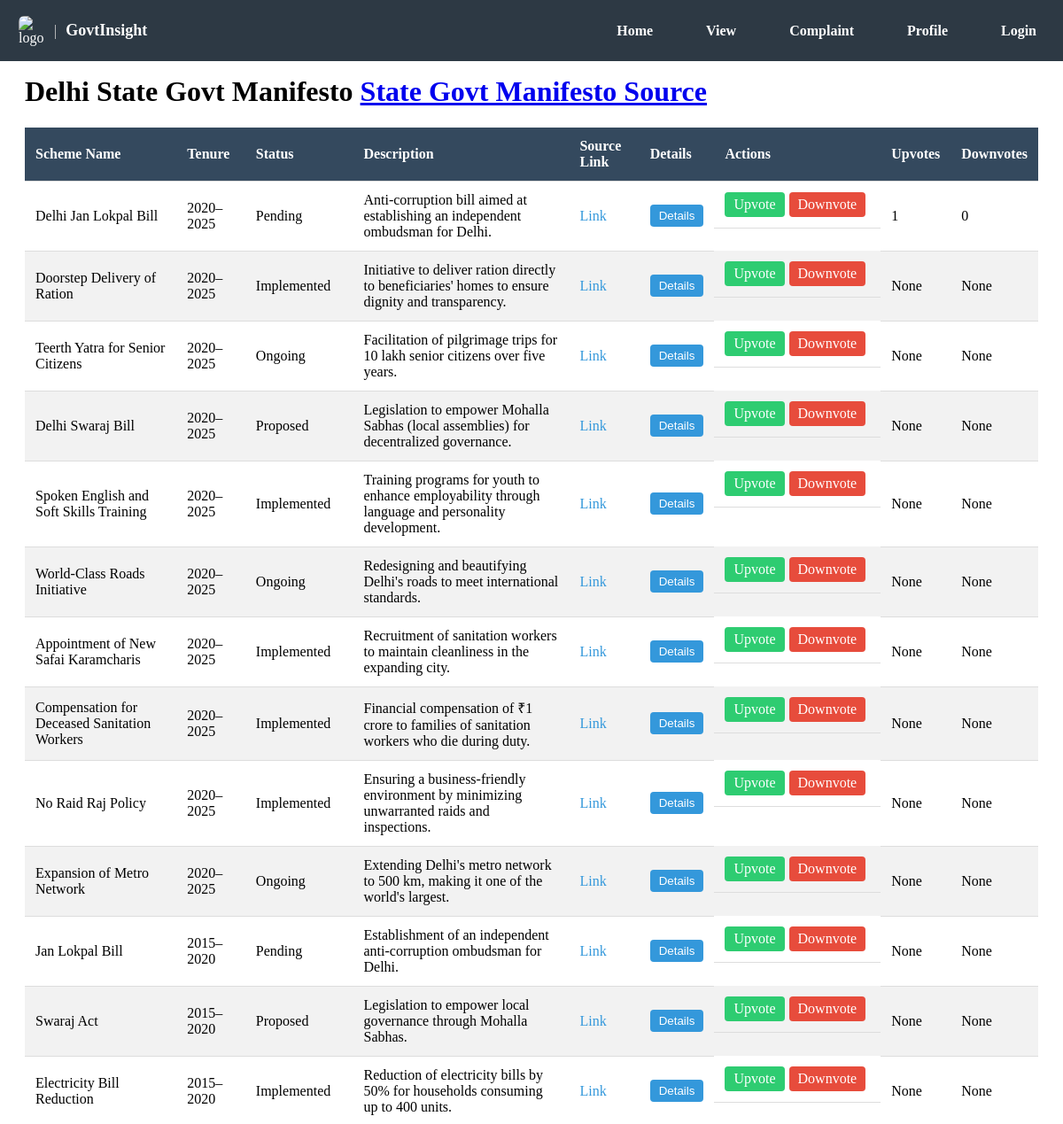
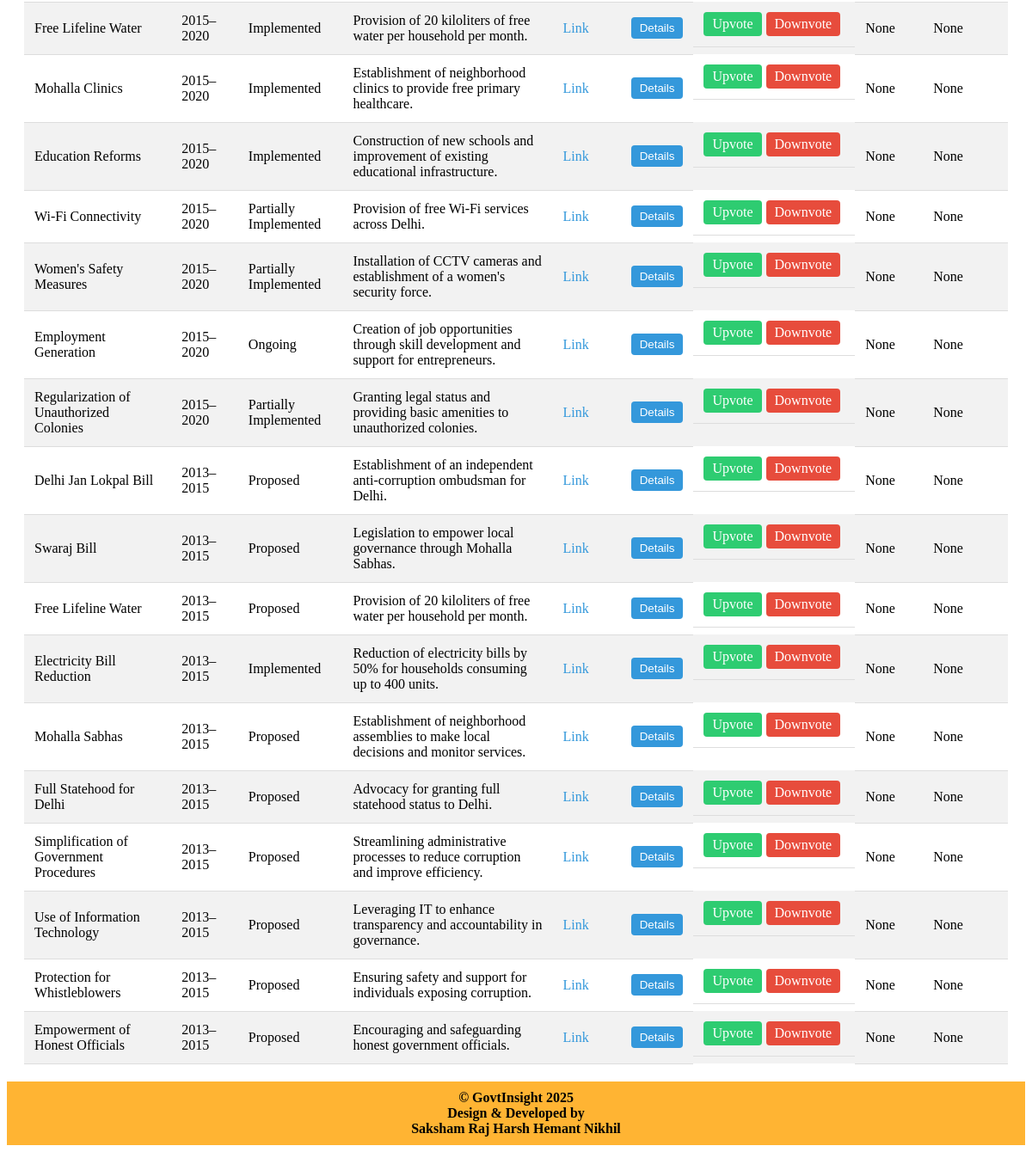
Screenshot of /State-Govt with the database file from the repository (2 pictures, top to bottom).
### model.py (models this page shows)
class Manifesto(db.Model):
    scheme_id = db.Column(db.Integer, primary_key=True)
    scheme_name = db.Column(db.String(150), nullable=False)
    description = db.Column(db.String(150))
    scheme_type = db.Column(db.String(150))  # central or state
    start_year = db.Column(db.Integer)
    end_year = db.Column(db.Integer)
    status = db.Column(db.String(150))
    source_link = db.Column(db.String(150))
    tenure=db.Column(db.String(150))
    votes = db.relationship('Votes', backref='scheme', lazy=True)
    complaints = db.relationship('Complaint', backref='scheme', lazy=True)
    reports = db.relationship('Reports', backref='scheme', lazy=True, uselist=False)

### app.py (the view)
@app.route('/State-Govt')
def stategov():
    manifestos = Manifesto.query.filter_by(scheme_type='state').all()
    results = db.session.query(
        Manifesto.scheme_id,
        Manifesto.scheme_name,
        Manifesto.tenure,
        Manifesto.status,
        Manifesto.description,
        func.sum(Votes.upvote).label('total_upvotes'),
        func.sum(Votes.downvote).label('total_downvotes')
    ).outerjoin(Votes, Votes.scheme_id == Manifesto.scheme_id)\
     .filter(Manifesto.scheme_type == 'state')\
     .group_by(Manifesto.scheme_id).all()
    return render_template('stategov.html',results=results)

### templates/stategov.html (shortened to what this page needs)
<!DOCTYPE html>
<html lang="en">
<head>
  <link rel="stylesheet" href="{{ url_for('static', filename='css/cengov.css') }}">
  <link rel="stylesheet" href="{{ url_for('static', filename='css/header.css') }}">
  <link rel="stylesheet" href="{{ url_for('static', filename='css/footer.css') }}">
</head>
<header>
  <img
    src="https://i.ibb.co/wZVPystV/Party-Manifesto-and-Govt-Schemes-Implementation-Status-Check-20250327-180457-0000.png"
    alt="logo"
  />
  <span style="color: lightgrey;">|</span>
  <p>GovtInsight</p>
  <ul id="navMenu" class="nav-menu">
    <li><a href="{{ url_for('home') }}">Home</a></li>
    <li><a href="{{ url_for('view') }}">View</a></li>
    <li><a href="{{ url_for('complaint') }}">Complaint</a></li>
    <li><a href="{{ url_for('profile') }}">Profile</a></li>
    <li><a href="{{ url_for('login') }}">Login</a></li>
  </ul>
</header>
<body>
  <br>
  <br>
  <div class="container">
    <h1>Delhi State Govt Manifesto  <a href="#"> State Govt Manifesto Source</a></h1>
    <div class="manifesto-list">
      <table>
        <thead>
          <tr>
            <th>Scheme Name</th>
            <th>Tenure</th>
            <th>Status</th>
            <th>Description</th>
            <th>Source Link</th>
            <th>Details</th>
            <th>Actions</th>
            <th>Upvotes</th>
            <th>Downvotes</th>
          </tr>
        </thead>
        <tbody>
          {% for state in results %}
          <tr>
            <td>{{ state.scheme_name }}</td>
            <td>{{ state.tenure }}</td>
            <td>{{ state.status }}</td>
            <td>{{ state.description }}</td>
            <td><a href="{{ state.source_link }}" target="_blank">Link</a></td>
            <td>
              <button class="details-btn" onclick="showDetails('{{ state.description }}')">Details</button>
            </td>
            <td class="actions">
              <a href="{{ url_for('upvote', scheme_id=state.scheme_id) }}">Upvote</a>
              <a href="{{ url_for('downvote', scheme_id=state.scheme_id) }}">Downvote</a>
            </td>
            <td>{{ state.total_upvotes }}</td>
            <td>{{ state.total_downvotes }}</td>
          </tr>
          {% endfor %}
        </tbody>
      </table>
    </div>
  </div>
  <footer>
    <p>&copy; GovtInsight 2025</p>
    <p>Design & Developed by</p>
    <p>Saksham Raj Harsh Hemant Nikhil</p>
  </footer>
</body>
</html>

### static/css/Cengov.css (style rules this page uses)
header { display: flex; justify-content: space-between; align-items: center; background-color: #2c3e50; padding: 10px 20px; color: #fff; }
header img { max-width: 150px; }
header ul { list-style: none; display: flex; gap: 15px; }
header ul li { margin: 0; }
header ul li a { text-decoration: none; color: #fff; font-size: 16px; }
.container { padding: 20px; }
.manifesto-list table { width: 100%; border-collapse: collapse; margin-top: 20px; }
.manifesto-list table th, .manifesto-list table td { padding: 12px; text-align: left; border-bottom: 1px solid #ddd; }
.manifesto-list table th { background-color: #34495e; color: #fff; }
.manifesto-list table tr:nth-child(even) { background-color: #f2f2f2; }
.manifesto-list table td a { color: #3498db; text-decoration: none; }
.details-btn { text-decoration: none; padding: 5px 10px; background-color: #3498db; color: white; border: none; cursor: pointer; border-radius: 4px; }
.actions { display: flex; align-items: center; }
.actions a { text-decoration: none !important; padding: 5px 10px; background-color: #2ecc71; color: white !important; border-radius: 4px; text-decoration: none; margin-right: 5px; }
.actions a:last-child { background-color: #e74c3c; }
footer { background-color: #ffb433; padding: 10px; text-align: center; font-weight: bold; position: relative; margin: 0; }
footer p { margin: 0; }

### static/css/Header.css (style rules this page uses)
header { margin: 0; top: 0; left: 0; padding: 6px; width: 100%; max-width: 100%; position: fixed; z-index: 1; display: flex; align-items: center; background-color: #2d3944; }
header img { margin-right: 10px; margin-left: 15px; width: 30px; border-radius: 20%; }
header p { display: inline; margin-left: 10px; font-size: 18px; font-weight: bold; color: white; }
header ul li a { text-decoration: none; font-weight: bold; color: white; }
.nav-menu { list-style: none; display: flex; gap: 60px; margin-left: auto; margin-right: 3%; transition: all 0.3s ease-in-out; }

### static/css/Footer.css (style rules this page uses)
footer { position: relative; margin: 0; left: 0; background-color: #ffb433; padding: 10px; text-align: center; font-weight: bold; }

### rows the page displays
Manifesto: scheme_name "Delhi Jan Lokpal Bill", tenure "2020–2025", status "Pending", description "Anti-corruption bill aimed at establishing an independent ombudsman for Delhi.", total_upvotes "1", total_downvotes "0"
Manifesto: scheme_name "Doorstep Delivery of Ration", tenure "2020–2025", status "Implemented", description "Initiative to deliver ration directly to beneficiaries' homes to ensure dignity and transparency.", total_upvotes "None", total_downvotes "None"
Manifesto: scheme_name "Teerth Yatra for Senior Citizens", tenure "2020–2025", status "Ongoing", description "Facilitation of pilgrimage trips for 10 lakh senior citizens over five years.", total_upvotes "None", total_downvotes "None"
Manifesto: scheme_name "Delhi Swaraj Bill", tenure "2020–2025", status "Proposed", description "Legislation to empower Mohalla Sabhas (local assemblies) for decentralized governance.", total_upvotes "None", total_downvotes "None"
Manifesto: scheme_name "Spoken English and Soft Skills Training", tenure "2020–2025", status "Implemented", description "Training programs for youth to enhance employability through language and personality development.", total_upvotes "None", total_downvotes "None"
Manifesto: scheme_name "World-Class Roads Initiative", tenure "2020–2025", status "Ongoing", description "Redesigning and beautifying Delhi's roads to meet international standards.", total_upvotes "None", total_downvotes "None"
Manifesto: scheme_name "Appointment of New Safai Karamcharis", tenure "2020–2025", status "Implemented", description "Recruitment of sanitation workers to maintain cleanliness in the expanding city.", total_upvotes "None", total_downvotes "None"
Manifesto: scheme_name "Compensation for Deceased Sanitation Workers", tenure "2020–2025", status "Implemented", description "Financial compensation of ₹1 crore to families of sanitation workers who die during duty.", total_upvotes "None", total_downvotes "None"
Manifesto: scheme_name "No Raid Raj Policy", tenure "2020–2025", status "Implemented", description "Ensuring a business-friendly environment by minimizing unwarranted raids and inspections.", total_upvotes "None", total_downvotes "None"
Manifesto: scheme_name "Expansion of Metro Network", tenure "2020–2025", status "Ongoing", description "Extending Delhi's metro network to 500 km, making it one of the world's largest.", total_upvotes "None", total_downvotes "None"
Manifesto: scheme_name "Jan Lokpal Bill", tenure "2015–2020", status "Pending", description "Establishment of an independent anti-corruption ombudsman for Delhi.", total_upvotes "None", total_downvotes "None"
Manifesto: scheme_name "Swaraj Act", tenure "2015–2020", status "Proposed", description "Legislation to empower local governance through Mohalla Sabhas.", total_upvotes "None", total_downvotes "None"
Manifesto: scheme_name "Electricity Bill Reduction", tenure "2015–2020", status "Implemented", description "Reduction of electricity bills by 50% for households consuming up to 400 units.", total_upvotes "None", total_downvotes "None"
Manifesto: scheme_name "Free Lifeline Water", tenure "2015–2020", status "Implemented", description "Provision of 20 kiloliters of free water per household per month.", total_upvotes "None", total_downvotes "None"
Manifesto: scheme_name "Mohalla Clinics", tenure "2015–2020", status "Implemented", description "Establishment of neighborhood clinics to provide free primary healthcare.", total_upvotes "None", total_downvotes "None"
Manifesto: scheme_name "Education Reforms", tenure "2015–2020", status "Implemented", description "Construction of new schools and improvement of existing educational infrastructure.", total_upvotes "None", total_downvotes "None"
Manifesto: scheme_name "Wi-Fi Connectivity", tenure "2015–2020", status "Partially Implemented", description "Provision of free Wi-Fi services across Delhi.", total_upvotes "None", total_downvotes "None"
Manifesto: scheme_name "Women's Safety Measures", tenure "2015–2020", status "Partially Implemented", description "Installation of CCTV cameras and establishment of a women's security force.", total_upvotes "None", total_downvotes "None"
Manifesto: scheme_name "Employment Generation", tenure "2015–2020", status "Ongoing", description "Creation of job opportunities through skill development and support for entrepreneurs.", total_upvotes "None", total_downvotes "None"
Manifesto: scheme_name "Regularization of Unauthorized Colonies", tenure "2015–2020", status "Partially Implemented", description "Granting legal status and providing basic amenities to unauthorized colonies.", total_upvotes "None", total_downvotes "None"
Manifesto: scheme_name "Delhi Jan Lokpal Bill", tenure "2013–2015", status "Proposed", description "Establishment of an independent anti-corruption ombudsman for Delhi.", total_upvotes "None", total_downvotes "None"
Manifesto: scheme_name "Swaraj Bill", tenure "2013–2015", status "Proposed", description "Legislation to empower local governance through Mohalla Sabhas.", total_upvotes "None", total_downvotes "None"
Manifesto: scheme_name "Free Lifeline Water", tenure "2013–2015", status "Proposed", description "Provision of 20 kiloliters of free water per household per month.", total_upvotes "None", total_downvotes "None"
Manifesto: scheme_name "Electricity Bill Reduction", tenure "2013–2015", status "Implemented", description "Reduction of electricity bills by 50% for households consuming up to 400 units.", total_upvotes "None", total_downvotes "None"
Manifesto: scheme_name "Mohalla Sabhas", tenure "2013–2015", status "Proposed", description "Establishment of neighborhood assemblies to make local decisions and monitor services.", total_upvotes "None", total_downvotes "None"
Manifesto: scheme_name "Full Statehood for Delhi", tenure "2013–2015", status "Proposed", description "Advocacy for granting full statehood status to Delhi.", total_upvotes "None", total_downvotes "None"
Manifesto: scheme_name "Simplification of Government Procedures", tenure "2013–2015", status "Proposed", description "Streamlining administrative processes to reduce corruption and improve efficiency.", total_upvotes "None", total_downvotes "None"
Manifesto: scheme_name "Use of Information Technology", tenure "2013–2015", status "Proposed", description "Leveraging IT to enhance transparency and accountability in governance.", total_upvotes "None", total_downvotes "None"
Manifesto: scheme_name "Protection for Whistleblowers", tenure "2013–2015", status "Proposed", description "Ensuring safety and support for individuals exposing corruption.", total_upvotes "None", total_downvotes "None"
Manifesto: scheme_name "Empowerment of Honest Officials", tenure "2013–2015", status "Proposed", description "Encouraging and safeguarding honest government officials.", total_upvotes "None", total_downvotes "None"
